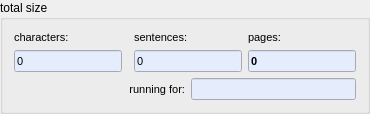
         <widget class="QGroupBox" name="groupBox_3">
          <property name="sizePolicy">
           <sizepolicy hsizetype="MinimumExpanding" vsizetype="Minimum">
            <horstretch>0</horstretch>
            <verstretch>0</verstretch>
           </sizepolicy>
          </property>
          <property name="maximumSize">
           <size>
            <width>300</width>
            <height>16777215</height>
           </size>
          </property>
          <property name="title">
           <string>total size</string>
          </property>
          <layout class="QGridLayout" name="gridLayout_8">
           <item row="0" column="0">
            <layout class="QVBoxLayout" name="verticalLayout">
             <item>
              <widget class="QLabel" name="currentURLLabel_2_2">
               <property name="sizePolicy">
                <sizepolicy hsizetype="Minimum" vsizetype="Preferred">
                 <horstretch>0</horstretch>
                 <verstretch>0</verstretch>
                </sizepolicy>
               </property>
               <property name="font">
                <font>
                 <pointsize>8</pointsize>
                 <weight>50</weight>
                 <bold>false</bold>
                </font>
               </property>
               <property name="toolTip">
                <string>approximate number of characters in the database</string>
               </property>
               <property name="text">
                <string>characters:</string>
               </property>
               <property name="alignment">
                <set>Qt::AlignLeading|Qt::AlignLeft|Qt::AlignVCenter</set>
               </property>
               <property name="wordWrap">
                <bool>false</bool>
               </property>
              </widget>
             </item>
             <item>
              <widget class="QLineEdit" name="words">
               <property name="sizePolicy">
                <sizepolicy hsizetype="Minimum" vsizetype="Fixed">
                 <horstretch>0</horstretch>
                 <verstretch>0</verstretch>
                </sizepolicy>
               </property>
               <property name="font">
                <font>
                 <pointsize>8</pointsize>
                 <weight>50</weight>
                 <bold>false</bold>
                </font>
               </property>
               <property name="toolTip">
                <string>approximate number of characters in the database</string>
               </property>
               <property name="styleSheet">
                <string notr="true">background-color:#e5edfd;</string>
               </property>
               <property name="text">
                <string>0</string>
               </property>
               <property name="readOnly">
                <bool>true</bool>
               </property>
              </widget>
             </item>
            </layout>
           </item>
           <item row="0" column="4">
            <layout class="QVBoxLayout" name="verticalLayout_3">
             <item>
              <widget class="QLabel" name="numberOfSentencesLabel_6">
               <property name="sizePolicy">
                <sizepolicy hsizetype="Minimum" vsizetype="Preferred">
                 <horstretch>0</horstretch>
                 <verstretch>0</verstretch>
                </sizepolicy>
               </property>
               <property name="font">
                <font>
                 <pointsize>8</pointsize>
                 <weight>50</weight>
                 <bold>false</bold>
                </font>
               </property>
               <property name="toolTip">
                <string>number of collected pages</string>
               </property>
               <property name="text">
                <string>pages:</string>
               </property>
               <property name="alignment">
                <set>Qt::AlignLeading|Qt::AlignLeft|Qt::AlignVCenter</set>
               </property>
               <property name="wordWrap">
                <bool>false</bool>
               </property>
              </widget>
             </item>
             <item>
              <widget class="QLineEdit" name="goodPages">
               <property name="sizePolicy">
                <sizepolicy hsizetype="Minimum" vsizetype="Fixed">
                 <horstretch>0</horstretch>
                 <verstretch>0</verstretch>
                </sizepolicy>
               </property>
               <property name="font">
                <font>
                 <pointsize>8</pointsize>
                 <weight>75</weight>
                 <bold>true</bold>
                </font>
               </property>
               <property name="toolTip">
                <string>number of collected pages</string>
               </property>
               <property name="styleSheet">
                <string notr="true">background-color:#e5edfd;</string>
               </property>
               <property name="text">
                <string>0</string>
               </property>
               <property name="readOnly">
                <bool>true</bool>
               </property>
              </widget>
             </item>
            </layout>
           </item>
           <item row="0" column="2" colspan="2">
            <layout class="QVBoxLayout" name="verticalLayout_2">
             <item>
              <widget class="QLabel" name="nbSentencesLabel">
               <property name="sizePolicy">
                <sizepolicy hsizetype="Minimum" vsizetype="Preferred">
                 <horstretch>0</horstretch>
                 <verstretch>0</verstretch>
                </sizepolicy>
               </property>
               <property name="font">
                <font>
                 <pointsize>8</pointsize>
                 <weight>50</weight>
                 <bold>false</bold>
                </font>
               </property>
               <property name="toolTip">
                <string>approximate number of sentences in the database</string>
               </property>
               <property name="text">
                <string>sentences:</string>
               </property>
               <property name="alignment">
                <set>Qt::AlignLeading|Qt::AlignLeft|Qt::AlignVCenter</set>
               </property>
               <property name="wordWrap">
                <bool>false</bool>
               </property>
              </widget>
             </item>
             <item>
              <widget class="QLineEdit" name="sentences">
               <property name="sizePolicy">
                <sizepolicy hsizetype="Minimum" vsizetype="Fixed">
                 <horstretch>0</horstretch>
                 <verstretch>0</verstretch>
                </sizepolicy>
               </property>
               <property name="font">
                <font>
                 <pointsize>8</pointsize>
                 <weight>50</weight>
                 <bold>false</bold>
                </font>
               </property>
               <property name="toolTip">
                <string>approximate number of sentences in the database</string>
               </property>
               <property name="styleSheet">
                <string notr="true">background-color:#e5edfd;</string>
               </property>
               <property name="text">
                <string>0</string>
               </property>
               <property name="readOnly">
                <bool>true</bool>
               </property>
              </widget>
             </item>
            </layout>
           </item>
           <item row="1" column="3" colspan="2">
            <widget class="QLineEdit" name="duration">
             <property name="sizePolicy">
              <sizepolicy hsizetype="Minimum" vsizetype="Fixed">
               <horstretch>0</horstretch>
               <verstretch>0</verstretch>
              </sizepolicy>
             </property>
             <property name="font">
              <font>
               <pointsize>8</pointsize>
               <weight>50</weight>
               <bold>false</bold>
              </font>
             </property>
             <property name="toolTip">
              <string>time that the collection process has been running for at this moment</string>
             </property>
             <property name="styleSheet">
              <string notr="true">background-color:#e5edfd;</string>
             </property>
             <property name="readOnly">
              <bool>true</bool>
             </property>
            </widget>
           </item>
           <item row="1" column="0" colspan="3">
            <widget class="QLabel" name="currentURLLabel_3">
             <property name="sizePolicy">
              <sizepolicy hsizetype="Minimum" vsizetype="Preferred">
               <horstretch>0</horstretch>
               <verstretch>0</verstretch>
              </sizepolicy>
             </property>
             <property name="font">
              <font>
               <pointsize>8</pointsize>
               <weight>50</weight>
               <bold>false</bold>
              </font>
             </property>
             <property name="toolTip">
              <string>time that the collection process has been running for at this moment</string>
             </property>
             <property name="text">
              <string>running for:</string>
             </property>
             <property name="alignment">
              <set>Qt::AlignRight|Qt::AlignTrailing|Qt::AlignVCenter</set>
             </property>
             <property name="wordWrap">
              <bool>false</bool>
             </property>
            </widget>
           </item>
          </layout>
         </widget>
